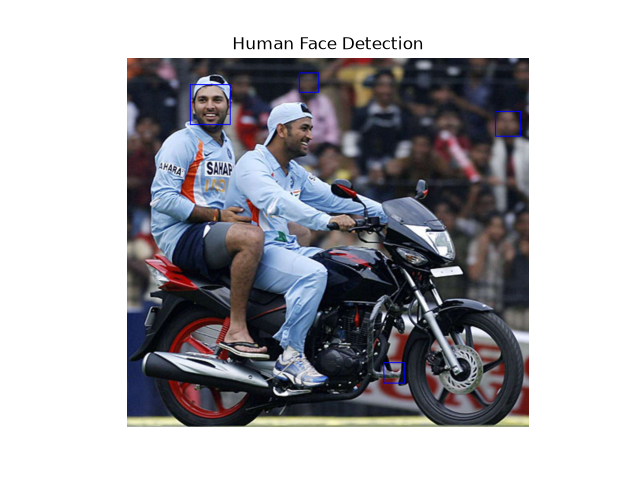

The script that drew this image:

import cv2
import numpy as np
import matplotlib.pyplot as plt
import urllib.request

# Image URL
url = "https://img1.hscicdn.com/image/upload/f_auto,t_ds_w_1200,q_60/lsci/db/PICTURES/CMS/96100/96159.jpg"

# Download image
request = urllib.request.Request(
    url, headers={"User-Agent": "Mozilla/5.0"}
)
with urllib.request.urlopen(request) as response:
    data = response.read()

image = cv2.imdecode(
    np.frombuffer(data, dtype=np.uint8),
    cv2.IMREAD_COLOR
)

if image is None:
    print("Error: Image not found.")
    exit()

# Convert image into grayscale
gray = cv2.cvtColor(image, cv2.COLOR_BGR2GRAY)

# Load Haar Cascade classifier
face_cascade = cv2.CascadeClassifier(
    cv2.data.haarcascades +
    "haarcascade_frontalface_default.xml"
)

# Detect faces
faces = face_cascade.detectMultiScale(
    gray,
    scaleFactor=1.1,
    minNeighbors=5
)

# Draw rectangles around faces
for (x, y, w, h) in faces:
    cv2.rectangle(
        image,
        (x, y),
        (x + w, y + h),
        (255, 0, 0),
        2
    )

# Display result
image_rgb = cv2.cvtColor(image, cv2.COLOR_BGR2RGB)

plt.imshow(image_rgb)
plt.title("Human Face Detection")
plt.axis("off")
plt.show()

print("Number of faces detected:", len(faces))
